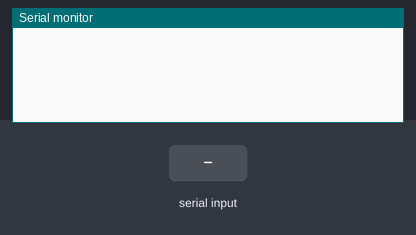
Bench run of a program on a simulated Arduino Mega 2560, built with avr-gcc and run on an emulated ATmega2560. Shown: the last lines printed to the serial monitor. The inputs (shaded band) are chosen by the test bench.

Above: at 1.2 s.
1.3 s: "90,45,200\n" received over Serial
At 2.3 s:
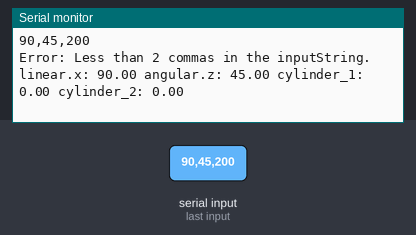
2.8 s: "90,45\n" received over Serial
At 3.4 s:
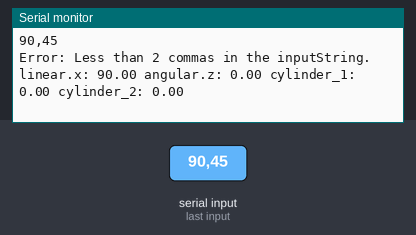
4.3 s: "90,45,200,10\n" received over Serial
At 5.5 s:
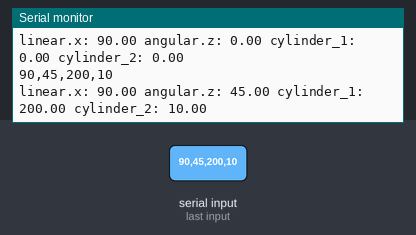
5.8 s: "90,45,200,10,150,30\n" received over Serial
At 6.8 s:
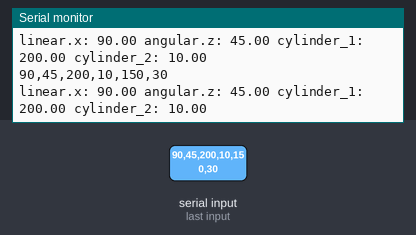
7.3 s: "0\n" received over Serial
At 8.0 s:
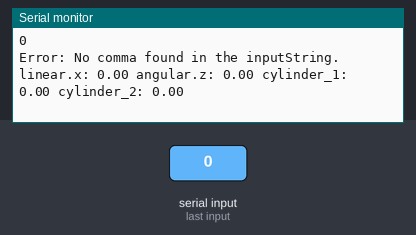
8.8 s: "T90\n" received over Serial
At 9.2 s:
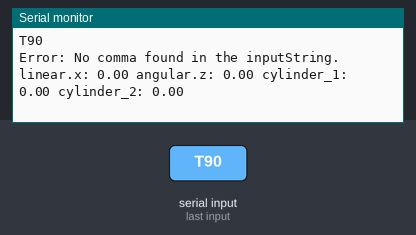

Measured:
- after the input at 1.3 s, the serial monitor: prints a new line at once (image 1)
- after the input at 2.8 s, the serial monitor: prints a new line at once (image 2)
- after the input at 4.3 s, the serial monitor: prints a new line at once (image 3)
- after the input at 5.8 s, the serial monitor: prints a new line at once (image 4)
- after the input at 7.3 s, the serial monitor: prints a new line at once (image 5)
- after the input at 8.8 s, the serial monitor: prints a new line at once (image 6)

The program:

main.cpp
```cpp
#include <Arduino.h>


void send_serial(int left, int right){
  Serial.print(left);
  Serial.print(",");
  Serial.print(right);
  Serial.println();
  delay(200);
}


void receive_serial() {
    if (Serial.available() > 0)
    {
        String linear_x_str;
        String angular_z_str;
        String cylinder_1_str;
        String cylinder_2_str;

        float linear_x;
        float angular_z;
        float cylinder_1;
        float cylinder_2;

        String received_data = Serial.readStringUntil('\n');    // 改行までのデータを読み込む
        Serial.println(received_data);                          // データをシリアルモニターに表示

        int comma_index1 = received_data.indexOf(',');                                        // 1番目のカンマの位置を検索
        if (comma_index1 != -1)
        {
            linear_x_str = received_data.substring(0, comma_index1);                            // 1番目の部分文字列を取得
            int comma_index2 = received_data.indexOf(',', comma_index1 + 1);                  // 2番目のカンマの位置を検索
            if (comma_index2 != -1)
            {
                angular_z_str = received_data.substring(comma_index1 + 1);                      // 2番目の部分文字列を取得
                int comma_index3 = received_data.indexOf(',', comma_index2 + 1);              // 3番目のカンマの位置を検索
                if (comma_index3 != -1)
                {
                    cylinder_1_str = received_data.substring(comma_index2 + 1, comma_index3);   // 3番目の部分文字列を取得
                    cylinder_2_str = received_data.substring(comma_index3 + 1);                 // 4番目の部分文字列を取得
                }
                else
                {
                    // カンマが3つ未満の場合のエラーハンドリング
                    Serial.println("Error: Less than 2 commas in the inputString.");
                }
            }
            else
            {
                // カンマが2つ未満の場合のエラーハンドリング
                Serial.println("Error: Less than 2 commas in the inputString.");
            }
        }
        else
        {
            // カンマが見つからない場合のエラーハンドリング
            Serial.println("Error: No comma found in the inputString.");
        }

        linear_x = linear_x_str.toFloat();
        angular_z = angular_z_str.toFloat();
        cylinder_1 = cylinder_1_str.toFloat();
        cylinder_2 = cylinder_2_str.toFloat();

        // データをシリアルモニターに表示
        Serial.print("linear.x: ");
        Serial.print(linear_x);
        Serial.print(" angular.z: ");
        Serial.print(angular_z);
        Serial.print(" cylinder_1: ");
        Serial.print(cylinder_1);
        Serial.print(" cylinder_2: ");
        Serial.println(cylinder_2);
    }
}


void setup() {
    Serial.begin(115200);
}


void loop() {
    receive_serial(); // uncomment out to recieve serial data
    // send_serial(); // uncomment out to send serial data

}
```

motor_control.cpp
```cpp
/*
 * ==========================================================
 * Modification History:
 * - Original version by tomoswifty (Basic ROS 2 serial communication).
 * - Major Modifications by Toda & Ozaki (Customized for the lab's mobile robot base).
 * - Modified by Nomoto on 2026 (Minor tweaks for Nav2 integration).
 * ==========================================================
 */

#include "CytronMotorDriver.h"

// モータードライバーの設定
// ※Requires "Cytron Motor Driver" library from Arduino Library Manager.
CytronMD motor_right(PWM_DIR, 5, 7);  // PWM R = Pin 5, DIR R = Pin 7
CytronMD motor_left(PWM_DIR, 6, 8);   // PWM L = Pin 6, DIR L = Pin 8

// 車輪間距離 (メートル)
double d = 0.3;

// --- 加減速制御のためのグローバル変数 ---
// 目標のモーター出力値 (-255 to 255)
int target_l = 0;
int target_r = 0;

// 現在のモーター出力値
float current_l = 0.0;
float current_r = 0.0;

// 加減速の度合いを調整するパラメータ
// この値を大きくすると応答が速くなり、小さくすると滑らかになります。
const float ACCEL_RATE = 0.05; // 毎回、目標値との差の5%だけ近づく

// モーター出力の更新周期 (ミリ秒)
const unsigned long MOTOR_UPDATE_INTERVAL = 20; // 20msごとに更新 (50Hz)
unsigned long last_motor_update = 0;

// 不感帯（デッドゾーン）の閾値
const int DEADZONE = 30;


/**
 * @brief 現在のモーター出力を目標値に滑らかに近づける
 */
void update_motor_output_smoothly() {
    // 1. 現在の出力値(current)を目標値(target)に近づける
    current_l += (target_l - current_l) * ACCEL_RATE;
    current_r += (target_r - current_r) * ACCEL_RATE;

    if (abs(target_l - current_l) < 1.0) {
        current_l = target_l;
    }
    if (abs(target_r - current_r) < 1.0) {
        current_r = target_r;
    }

    // 2. 計算結果を整数に変換
    int output_l = (int)current_l;
    int output_r = (int)current_r;

    // 3. 不感帯（デッドゾーン）処理
    // 左モーター
    if (target_l == 0 && abs(output_l) < DEADZONE) {
        output_l = 0; // 停止指令時、出力が不感帯に入ったら完全に止める
    } else {
        if (output_l > 0 && output_l < DEADZONE) {
            output_l = DEADZONE; // 正方向の不感帯を補正
        } else if (output_l < 0 && output_l > -DEADZONE) {
            output_l = -DEADZONE; // 負方向の不感帯を補正
        }
    }
    // 右モーター
    if (target_r == 0 && abs(output_r) < DEADZONE) {
        output_r = 0; // 停止指令時、出力が不感帯に入ったら完全に止める
    } else {
        if (output_r > 0 && output_r < DEADZONE) {
            output_r = DEADZONE; // 正方向の不感帯を補正
        } else if (output_r < 0 && output_r > -DEADZONE) {
            output_r = -DEADZONE; // 負方向の不感帯を補正
        }
    }

    // 4. モーターに速度を設定
    motor_left.setSpeed(-output_l);
    motor_right.setSpeed(-output_r);

    Serial.print("Target L/R: "); Serial.print(target_l); Serial.print("/"); Serial.println(target_r);
    Serial.print("  -> PWM L/R: "); Serial.print(-output_l); Serial.print("/"); Serial.println(-output_r);
    Serial.println("----------");
}


/**
 * @brief シリアルデータを受信し、目標値 (target_l, target_r) を更新
 */
void receive_serial_and_update_targets() {
    if (Serial.available() > 0) {
        String received_data = Serial.readStringUntil('\n');

        if (received_data.length() == 0) return;

        char command_type = received_data.charAt(0);
        int calculated_input_l = 0;
        int calculated_input_r = 0;

        // コマンドタイプで分岐
        if (command_type == 'T') {
            // calculated_input_l, r は 0 のまま
        }
        else if (command_type == 'A') {
            int first_comma_index = received_data.indexOf(',');
            int second_comma_index = received_data.indexOf(',', first_comma_index + 1);

            if (first_comma_index != -1 && second_comma_index != -1) {
                String val1_str = received_data.substring(first_comma_index + 1, second_comma_index);
                String val2_str = received_data.substring(second_comma_index + 1);
                float value1 = val1_str.toFloat();
                float value2 = val2_str.toFloat();
                float linear_x = value1;
                float angular_z = value2;
                //差動二輪式の速度計算
                float target_right_vel = linear_x + (angular_z * d) / 2.0;
                float target_left_vel = linear_x - (angular_z * d) / 2.0;
                double v_r_scaled = target_right_vel * 150.0;
                double v_l_scaled = target_left_vel * 150.0;

                if (target_right_vel == 0 && target_left_vel == 0) {
                    calculated_input_r = 0;
                    calculated_input_l = 0;
                } else if (target_right_vel < 0 && target_left_vel < 0) {
                    calculated_input_r = (int)v_r_scaled - 30;
                    calculated_input_l = (int)v_l_scaled - 30;
                } else if (target_right_vel < 0) {
                    calculated_input_r = (int)v_r_scaled - 30;
                    calculated_input_l = (int)v_l_scaled + 30;
                } else if (target_left_vel < 0) {
                    calculated_input_r = (int)v_r_scaled + 30;
                    calculated_input_l = (int)v_l_scaled - 30;
                } else {
                    calculated_input_r = (int)v_r_scaled + 30;
                    calculated_input_l = (int)v_l_scaled + 30;
                }
            }
        }

        // constrainで値を-255～255の範囲に収めてから設定する
        target_l = constrain(calculated_input_l, -255, 255);
        target_r = constrain(calculated_input_r, -255, 255);
    }
}


void setup() {
    Serial.begin(115200);
    Serial.println("Arduino setup complete. Waiting for commands...");
}

void loop() {
    // シリアル通信を処理して、目標値(target_l, target_r)を更新
    receive_serial_and_update_targets();

    // 一定周期でモーターの出力を滑らかに更新
    if (millis() - last_motor_update >= MOTOR_UPDATE_INTERVAL) {
        last_motor_update = millis();
        update_motor_output_smoothly();
    }
}
```
